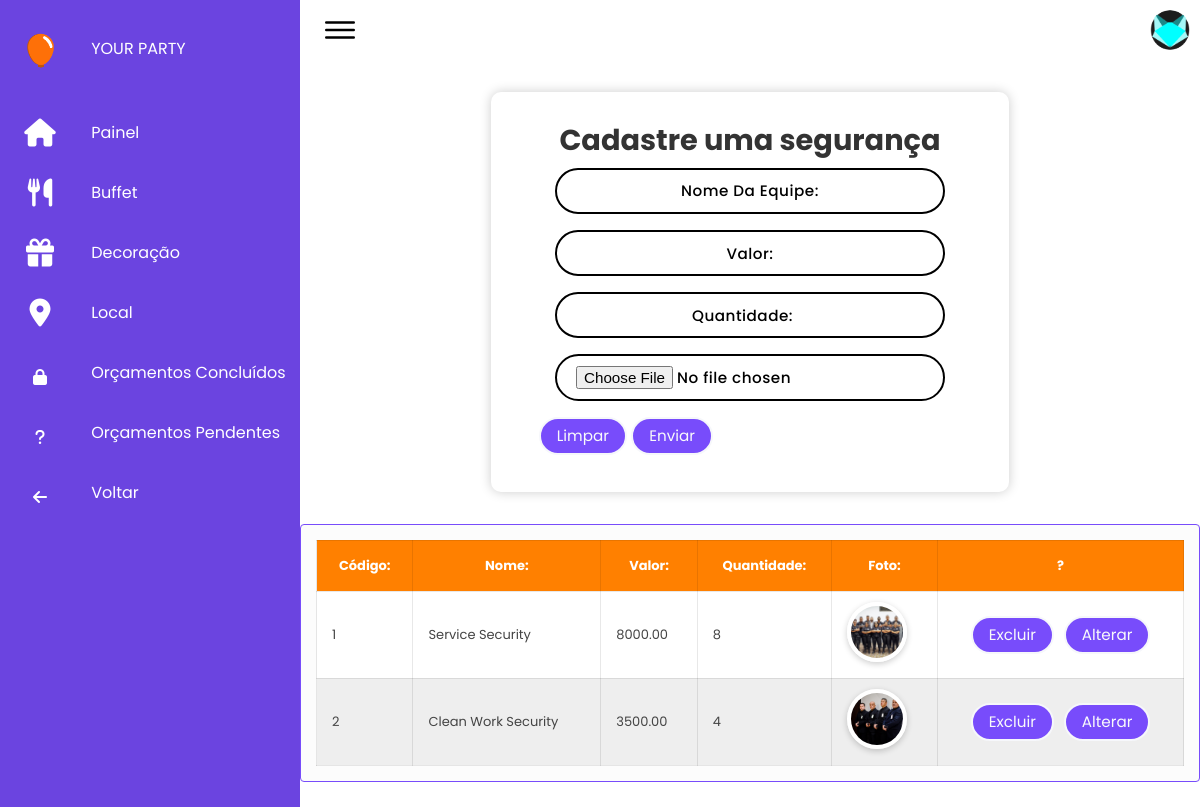
/privateWork/pages/seguranca/form-segurança-2.php (signed in), run on the app's committed database.
### tables this page shows
CREATE TABLE `tbseguranca` (
  `idSeguranca` int(11) NOT NULL,
  `descSeguranca` varchar(200) NOT NULL,
  `valorSeguranca` decimal(15,2) NOT NULL,
  `quantidadeSeguranca` int(11) NOT NULL,
  `fotoSeguranca` varchar(200) NOT NULL,
  `idEmpresa` int(11) DEFAULT NULL
);

### Classes/Seguranca.php (called while the page is built, shortened)
<?php
    class Seguranca{
        public function listar($id){
            $conexao = Conexao::conectar();
            $stmt = $conexao->prepare("SELECT * FROM tbSeguranca
                                        WHERE idEmpresa = :id");
            $stmt->bindValue("id", $id);
            $stmt->execute();
            $lista = $stmt->fetchAll();
            return $lista;
        }
    }

### privateWork/pages/seguranca/form-segurança-2.php (the view, shortened to what this page needs)
<?php
require_once '/xampp/htdocs/yourParty/Classes/Seguranca.php';
if (isset($_SESSION['idEmpresa'])) {
    $id = $_SESSION['idEmpresa'];
}
$seguranca = new Seguranca();
$list = $seguranca->listar($id);
?>
<!DOCTYPE html>
<html lang="pt-br">
<head>
    <link rel="stylesheet" href="https://cdnjs.cloudflare.com/ajax/libs/font-awesome/4.7.0/css/font-awesome.min.css">
    <link rel="stylesheet" href="https://cdnjs.cloudflare.com/ajax/libs/font-awesome/5.15.1/css/all.min.css" />
    <link rel="stylesheet" href="https://cdnjs.cloudflare.com/ajax/libs/font-awesome/5.15.4/css/all.min.css">
    <link rel="stylesheet" href="https://cdnjs.cloudflare.com/ajax/libs/font-awesome/6.1.1/css/all.min.css" />
    <link rel="stylesheet" href="https://unpkg.com/swiper/swiper-bundle.min.css" />
    <link rel="stylesheet" href="https://cdn.jsdelivr.net/npm/boxicons@latest/css/boxicons.min.css">
    <link rel="stylesheet" href="https://cdnjs.cloudflare.com/ajax/libs/toastr.js/latest/toastr.min.css">
    <link rel="stylesheet" href="../dashboard/assets/css/style-local.css">
    <link rel="stylesheet" href="../dashboard/assets/css/style-modal.css">
    <link rel="stylesheet" href="https://cdnjs.cloudflare.com/ajax/libs/font-awesome/4.7.0/css/font-awesome.min.css">
</head>
<body>
    <main>
        <div class="container">
            <div class="navigation">
                <ul>
                    <li>
                        <a href="#">
                            <span class="icon">
                                <img src="../dashboard/assets/img/balão.png" alt="">
                            </span>
                            <span class="title-yp"> YOUR PARTY </span>
                        </a>
                    </li>
                    <li>
                        <a href="../dashboard/dashboard2.php">
                            <span class="icon">
                                <i class="fa fa-home" aria-hidden="true"></i>
                            </span>
                            <span class="title-1">Painel</span>
                        </a>
                    </li>
                    <li>
                        <a href="#">
                            <span class="icon">
                                <i class="fa fa-cutlery" aria-hidden="true"></i>
                            </span>
                            <span class="title-1"> Buffet</span>
                        </a>
                    </li>
                    <li>
                        <a href="../decoracao/index-decoracao-2.php">
                            <span class="icon">
                                <i class="fa fa-gift" aria-hidden="true"></i>
                            </span>
                            <span class="title-1">Decoração </span>
                        </a>
                    </li>
                    <li>
                        <a href="../local/form-local-2.php">
                            <span class="icon">
                                <i class="fa fa-map-marker" aria-hidden="true"></i>
                            </span>
                            <span class="title-1"> Local </span>
                        </a>
                    </li>
                    <li>
                    <a href="../avaliacao/index.php">
                        <span class="icon">
                            <i class="fa-solid fa-lock" aria-hidden="true"></i>
                        </span>
                        <span class="title-1">Orçamentos Concluídos</span>
                    </a>
                </li>
                <li>
                    <a href="../avaliacao/budgetpendentes.php">
                        <span class="icon">
                            <i class="fa-solid fa-question" aria-hidden="true"></i>
                        </span>
                        <span class="title-1">Orçamentos Pendentes</span>
                    </a>
                </li>
                    <li>
                        <a href="../local/index-local-2.php">
                            <span class="icon">
                                <i class="fa-solid fa-arrow-left" aria-hidden="true"></i>
                            </span>
                            <span class="title-1"> Voltar</span>
                        </a>
                    </li>
                </ul>
            </div>
            <div class="main">
                <div class="topbar">
                    <div class="toggle">
                        <ion-icon name="menu-outline"></ion-icon>
                    </div>
                    <div class="user">
                        <img src="../../pages/dashboard/assets/img/empresa.png" alt="">
                    </div>
                </div>
                <div class="container-from">
                    <div class="contact-form">
                        <form id="enviando-dados" action="" autocomplete="off" enctype="multipart/form-data">
                            <div class="column-1">
                                <h3 class="header-title"> Cadastre uma segurança </h3>
                            </div>
                            <div class="input-container">
                                <input type="text" name="nomeSeg" class="input" placeholder="Nome Da Equipe:" require />
                            </div>
                            <div class="input-container">
                                <input type="text" name="valorSeg" class="input" placeholder="Valor:" require />
                            </div>
                            <div class="input-container">
                                <input type="number" name="qtdeSeg" class="input" placeholder="Quantidade:" require />
                            </div>
                            <div class="input-container">
                                <input type="file" name="fotoSeg" id="foto" class="input" placeholder="Foto Do Buffet" require />
                            </div>
                            <input type="reset" value="Limpar" class="btn">
                            <input type="submit" value="Enviar" class="btn" />
                        </form>
                    </div>
                </div>
                <div class="table_responsive">
                    <table>
                        <thead>
                            <tr>
                                <th> Código: </th>
                                <th> Nome: </th>
                                <th> Valor: </th>
                                <th> Quantidade: </th>
                                <th> Foto: </th>
                                <th> ? </th>
                            </tr>
                        </thead>
                        <tbody>
                            <?php foreach ($list as $row) { ?>
                                <tr>
                                    <td> <?php echo $row[0]; ?> </td>
                                    <td> <?php echo $row[1]; ?> </td>
                                    <td> <?php echo $row[2]; ?> </td>
                                    <td> <?php echo $row[3]; ?> </td>
                                    <td> <img src="../../<?php echo $row[4]; ?>" width="50px" height="50px" data-id="<?php echo $row[0]; ?>" data-image="<?php echo $row[4]; ?>" onclick="updateImage(this)"> </td>
                                    <td>
                                        <span class="action_btn">
                                            <button data-id="<?php echo $row[0]; ?>" onclick="confirmDelete(this)" class="btn"> Excluir</button>
                                            <button id="<?php echo $row[0]; ?>" onClick="updateSeguranca(<?php echo $row[0]; ?>)" class="btn">Alterar</button>
                                        </span>
                                    </td>
                                </tr>
                            <?php } ?>
                        </tbody>
                    </table>
                </div>
                <br>
            </div>
        </div>
    </main>
</body>
</html>

### privateWork/pages/dashboard/assets/css/style-local.css (style rules this page uses)
:root { --dark-one: #333; --dark-two: #000; --main-color: #784cfb; --light-one: #fff; --light-two: #f9fafb; --orange: #FF8000; --light-three: #f6f7fb; --azul: #3CA1C1; --blue: #6b44e0; --white: #fff; --gray: #f5f5f5; --black1: #222; --black2: #999; }
* { margin: 0; padding: 0; font-family: "Poppins", sans-serif; box-sizing: border-box; }
body { overflow-x: hidden; }
.navigation { position: fixed; width: 300px; height: 100%; background: var(--blue); border-left: 10px solid var(--blue); transition: 0.5s; overflow: hidden; }
.navigation ul { position: absolute; top: 0; left: 0; width: 100%; }
.navigation ul li { position: relative; width: 100%; list-style: none; border-top-left-radius: 30px; border-bottom-left-radius: 30px; }
.navigation ul li:nth-child(1) { margin-bottom: 40px; pointer-events: none; }
.navigation ul li a { position: relative; display: block; width: 100%; display: flex; text-decoration: none; color: var(--white); }
.navigation ul li a .icon { position: relative; display: block; min-width: 60px; height: 60px; line-height: 75px; text-align: center; }
.navigation ul li a .icon img { margin-top: 55%; width: 35px; height: 35px; }
.navigation ul li a .title-yp { position: relative; display: block; padding: 0 10px; height: 60px; line-height: 98px; text-align: start; white-space: nowrap; }
.navigation ul li a .icon .fa { font-size: 1.75rem; }
.navigation ul li a .title-1 { position: relative; display: block; padding: 0 10px; height: 60px; line-height: 65px; text-align: start; white-space: nowrap; }
.main { position: absolute; width: calc(100% - 300px); left: 300px; min-height: 100vh; background: var(--white); transition: 0.5s; }
.topbar { width: 100%; height: 60px; display: flex; justify-content: space-between; align-items: center; padding: 0 10px; }
.toggle { position: relative; width: 60px; height: 60px; display: flex; justify-content: center; align-items: center; font-size: 2.5rem; cursor: pointer; color: #000; }
.user { position: relative; width: 40px; height: 40px; border-radius: 50%; overflow: hidden; cursor: pointer; }
.user img { position: absolute; top: 0; left: 0; width: 100%; height: 100%; object-fit: cover; }
.header-title { font-size: 1.8rem; line-height: 0.8; text-align: center; color: var(--dark-one); }
.container-from { position: relative; width: 100%; padding: 2rem; overflow: hidden; display: flex; align-items: center; justify-content: center; }
.contact-form { box-shadow: 0 0 12px rgba(0, 0, 0, .2); position: relative; border-radius: 10px; }
form { padding: 2.3rem 3rem; z-index: 110; overflow: hidden; }
.input-container { position: relative; margin: 1rem; }
.input { width: 100%; outline: none; border: 2px solid #000; background: none; padding: 0.6rem 1.2rem; color: #000; font-weight: 500; font-size: 0.95rem; letter-spacing: 0.5px; border-radius: 25px; transition: 0.3s; }
a { text-decoration: none; }
.btn { text-decoration: none; padding: 0.6rem 1rem; background-color: var(--main-color); border: 2px solid var(--light-three); font-size: 0.95rem; color: var(--light-two); line-height: 1; border-radius: 25px; outline: none; cursor: pointer; transition: 0.3s; margin: 0; }
input::placeholder { color: #000; font-family: 'Poppins', sans-serif; text-align: center; }
.icon { width: 28px; margin-right: 0.7rem; }
.table_responsive { max-width: 900px; border: 1px solid var(--main-color); background-color: #efefef33; padding: 15px; overflow: auto; margin: auto; border-radius: 4px; }
table { width: 100%; font-size: 13px; color: #444; border-collapse: collapse; }
table>thead { background-color: var(--orange); color: #fff; align-items: center; }
table>thead th { padding: 15px; }
table th, table td { border: 1px solid #00000017; padding: 10px 15px; }
table>tbody>tr>td>img { display: inline-block; width: 60px; height: 60px; object-fit: cover; border-radius: 50%; border: 4px solid #fff; box-shadow: 0 2px 6px #0003; }
.action_btn { display: flex; justify-content: center; gap: 10px; }
table>tbody>tr { background-color: #fff; transition: 0.3s ease-in-out; }
table>tbody>tr:nth-child(even) { background-color: rgb(238, 238, 238); }

### data on the page
tbseguranca: idSeguranca "1", descSeguranca "Service Security", valorSeguranca "8000.00", quantidadeSeguranca "8", fotoSeguranca (picture)
tbseguranca: idSeguranca "2", descSeguranca "Clean Work Security", valorSeguranca "3500.00", quantidadeSeguranca "4", fotoSeguranca (picture)
